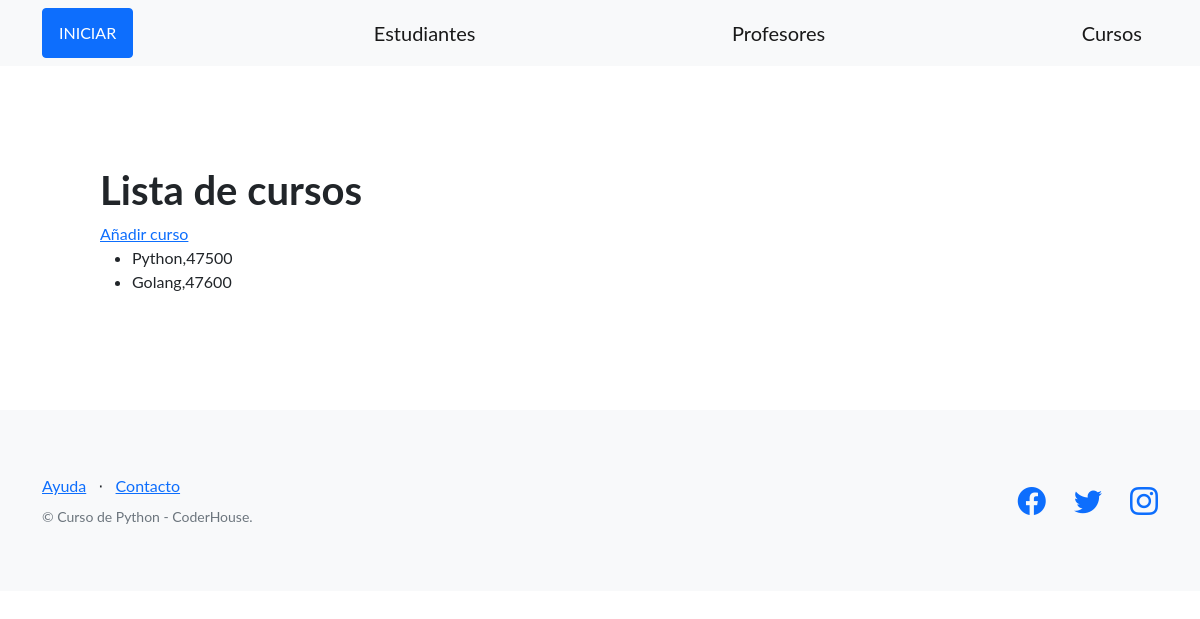
/curso, run on an earlier commit of the app's database.
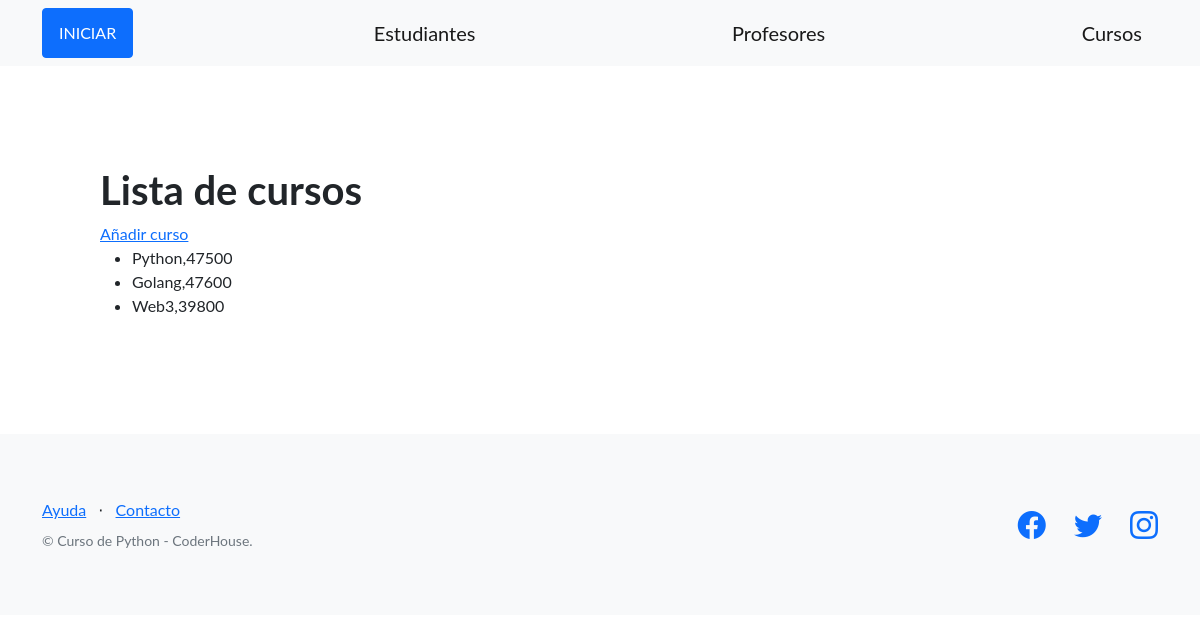
And on a later commit of the database.
### AppCoder/models.py (models this page shows, shortened)
class Curso(models.Model):
    nombre = models.CharField(max_length=64)
    camada = models.IntegerField(default=0)

### AppCoder/views.py (the view)
# urls.py: path('curso', listar_curso, name="listar_curso"),
def listar_curso(request):
    contexto1= {
        'cursos': Curso.objects.all()
    }
    return render(
    request=request,
    template_name='AppCoder/lista_cursos.html',
    context=contexto1,
    )

### AppCoder/templates/AppCoder/lista_cursos.html
{% extends "AppCoder/base.html" %}
{% block contenido %}
<section>
  <div>
    <h1>Lista de cursos</h1>
    <a href="{%url 'crear_curso' %}">Añadir curso</a>
    <ul>
      {% for cur in cursos %}
      <li>{{cur.nombre}},{{cur.camada}}</li>
      {% endfor %}
    </ul>
  </div>
</section>
{% endblock contenido %}

What changed in the data, as far as the page shows it:
added Curso: nombre "Web3", camada "39800"
